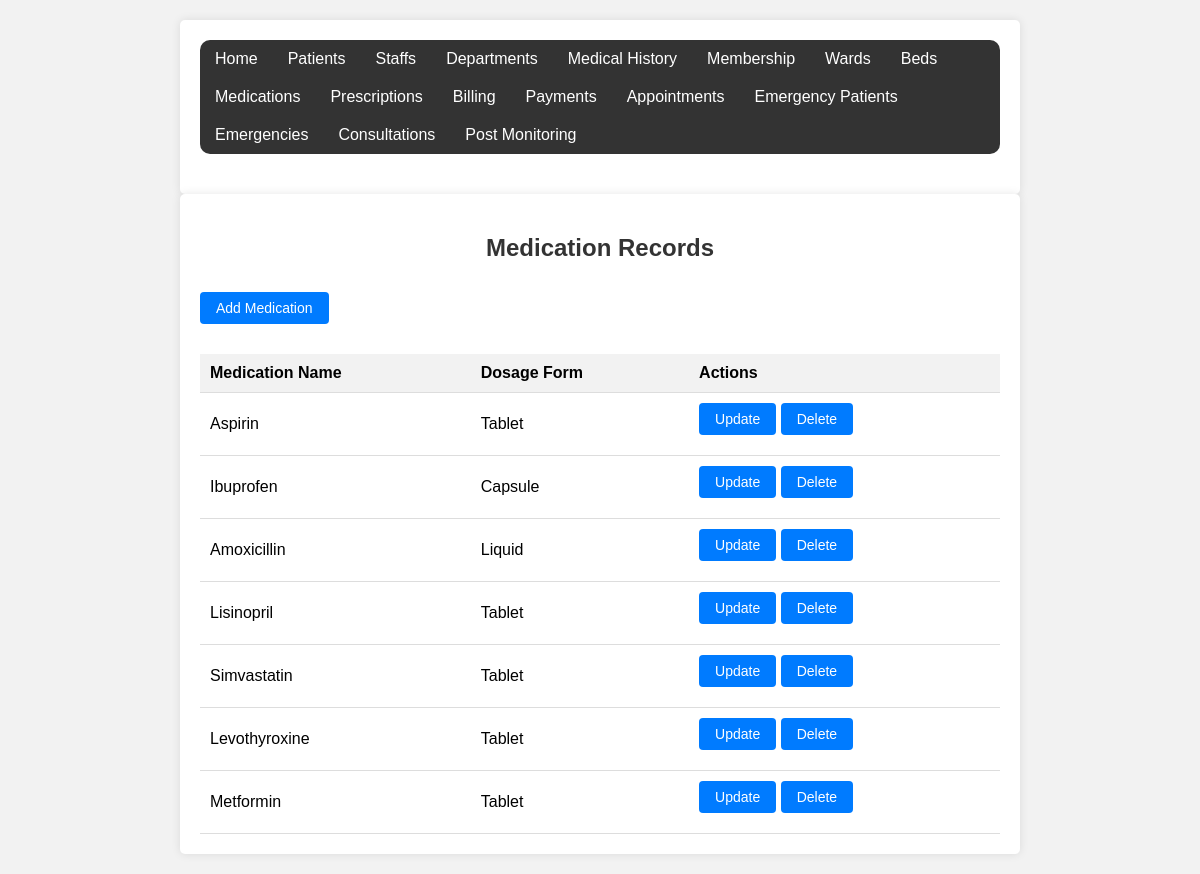
The page /medications/table.php on the database its author committed.
### tables this page shows
CREATE TABLE Medications (
med_id INT AUTO_INCREMENT PRIMARY KEY,
med_name VARCHAR(100),
dosage_form varchar (100),  
unique key (med_id)
);

### medications/table.php (the view, shortened to what this page needs)
<!DOCTYPE html>
<html lang="en">
<head>
</head>
<body>
<div class="container">
    <div class="custom-navbar">
        <?php
        $pages = array(
            "Home" => "../layout/admin_dashboard.php",
            "Patients" => "../patients/table.php",
            "Staffs" => "../staff_members/table.php",
            "Departments" => "../department/table.php",
            "Medical History" => "../medical_history/table.php",
            "Membership" => "../patient membership/table.php",
            "Wards" => "../ward/table.php",
            "Beds" => "../beds/table.php",
            "Medications" => "../medications/table.php",
            "Prescriptions" => "../prescriptions/table.php",
            "Billing" => "../billings/table.php",
            "Payments" => "../payment/table.php",
            "Appointments" => "../Appointments/table.php",
            "Emergency Patients" => "../emergency_patients/table.php",
            "Emergencies" => "../Emergencies/table.php",
            "Consultations" => "../consultations/table.php",
            "Post Monitoring" => "../post_service_monitoring/table.php"
        );
        foreach ($pages as $pageTitle => $pageURL) {
            echo "<a href='$pageURL'>$pageTitle</a>";
        }
        ?>
    </div>
</div>
</body>
</html>
<!DOCTYPE html>
<html>
<head>
</head>
<body>
    <div class="container">
        <h2>Medication Records</h2>
        <a href="form.php" class="btn">Add Medication</a>
        <?php
        $servername = "localhost";
        $username = "root";
        $password = "norah#@$&";
        $database = "Jamii1_hospital";
        $conn = new mysqli($servername, $username, $password, $database);
        $sql = "SELECT * FROM Medications";
        $result = $conn->query($sql);
        ?>
        <table>
            <tr>
                <th>Medication Name</th>
                <th>Dosage Form</th>
                <th>Actions</th>
            </tr>
            <?php
            if ($result->num_rows > 0) {
                while ($row = $result->fetch_assoc()) {
                    ?>
                    <tr>
                        <td><?php echo $row["med_name"]; ?></td>
                        <td><?php echo $row["dosage_form"]; ?></td>
                        <td>
                            <a href="update.php?med_id=<?php echo $row["med_id"]; ?>" class="btn">Update</a>
                            <a href="delete.php?med_id=<?php echo $row["med_id"]; ?>" class="btn" onclick="return confirm('Are you sure you want to delete this record?')">Delete</a>
                        </td>
                    </tr>
                    <?php
                }
            } else {
                ?>
                <tr>
                    <td colspan="3">No records found.</td>
                </tr>
                <?php
            }
            ?>
        </table>
    </div>
</body>
</html>

### medications/table.php (style rules this page uses)
body, h1, p { margin: 0; padding: 0; }
.custom-navbar { background-color: #333; border-radius: 10px; margin-bottom: 20px; overflow: hidden; }
.custom-navbar a { float: left; display: block; color: white; text-align: center; padding: 10px 15px; text-decoration: none; transition: background-color 0.3s ease; }
body { font-family: Arial, sans-serif; background-color: #f2f2f2; padding: 20px; }
.container { background-color: #fff; padding: 20px; border-radius: 5px; box-shadow: 0 0 10px rgba(0, 0, 0, 0.1); max-width: 800px; margin: 0 auto; }
.btn { display: inline-block; padding: 8px 16px; background-color: #007bff; color: #fff; border: none; border-radius: 4px; font-size: 14px; text-decoration: none; margin-bottom: 10px; transition: background-color 0.3s; }
table { width: 100%; border-collapse: collapse; margin-top: 20px; }
th, td { padding: 10px; text-align: left; border-bottom: 1px solid #ddd; }
th { background-color: #f2f2f2; }
h2 { color: #333; text-align: center; margin-bottom: 30px; }

### rows shown on the page
medications: med_name "Aspirin", dosage_form "Tablet"
medications: med_name "Ibuprofen", dosage_form "Capsule"
medications: med_name "Amoxicillin", dosage_form "Liquid"
medications: med_name "Lisinopril", dosage_form "Tablet"
medications: med_name "Simvastatin", dosage_form "Tablet"
medications: med_name "Levothyroxine", dosage_form "Tablet"
medications: med_name "Metformin", dosage_form "Tablet"

### other values the page prints
$pageTitle "Home"
$pageTitle "Patients"
$pageTitle "Staffs"
$pageTitle "Departments"
$pageTitle "Medical History"
$pageTitle "Membership"
$pageTitle "Wards"
$pageTitle "Beds"
$pageTitle "Medications"
$pageTitle "Prescriptions"
$pageTitle "Billing"
$pageTitle "Payments"
$pageTitle "Appointments"
$pageTitle "Emergency Patients"
$pageTitle "Emergencies"
